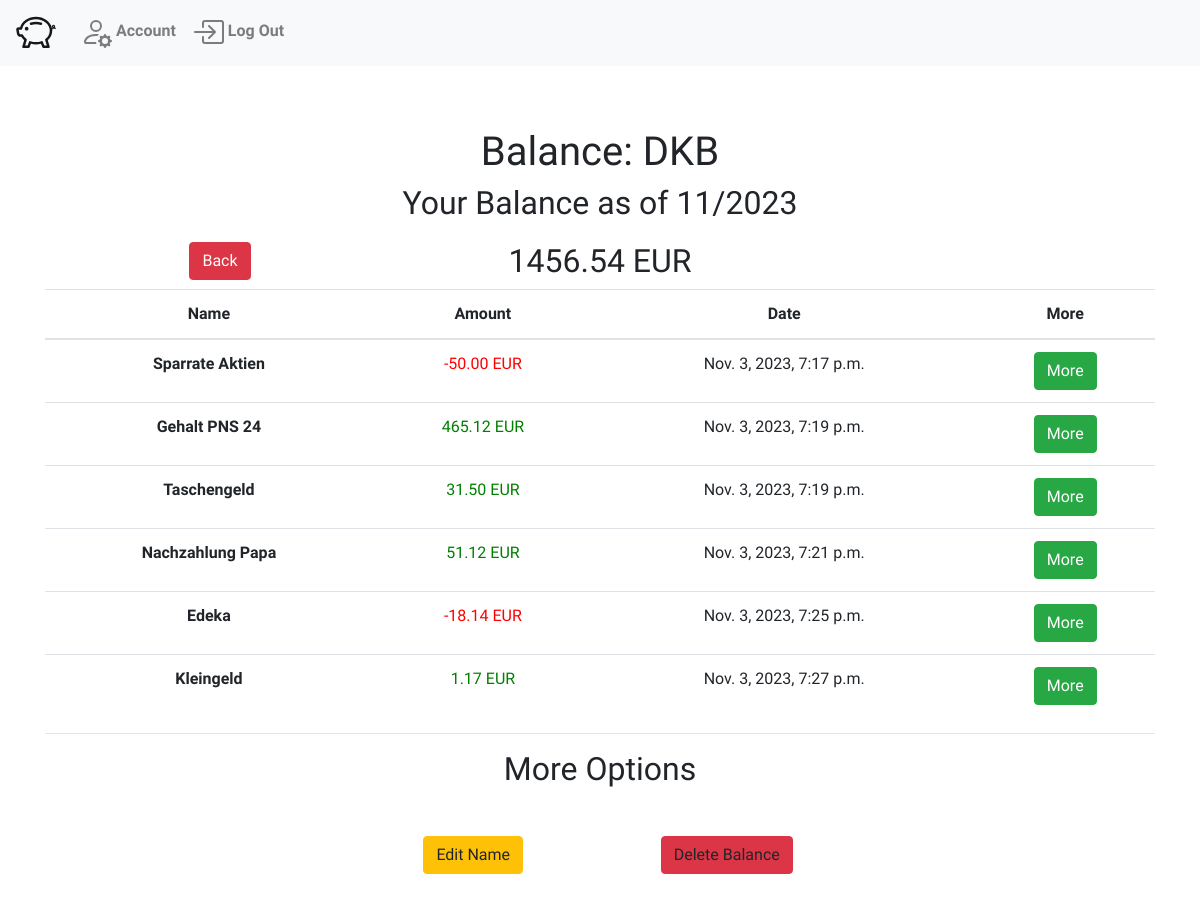
Screenshot of /balances/48/ (signed in) with the database file from the repository.
### WalletWise/models.py (models this page shows, shortened)
class Funds(models.Model):
    budget = models.ForeignKey("MonthBudget",related_name="funds", on_delete=models.CASCADE)
    title = models.CharField(max_length=64)
    amount = models.DecimalField(decimal_places=2, max_digits=20)
    defaultOwner = models.ForeignKey("User", related_name="defaultFunds", on_delete=models.DO_NOTHING, default=None, null=True)

class MonthBudget(models.Model):
    dashboard = models.ForeignKey("Dashboard", on_delete=models.CASCADE, related_name="months")
    date = models.DateField(auto_now_add=True)
    @property
    def month(self):
        return self.date.month
    @property
    def year(self):
        return self.date.year

class FundsChange(models.Model):
    budget = models.ForeignKey("MonthBudget",related_name="fundsChanges", on_delete=models.CASCADE)
    title = models.CharField(max_length=64)
    description = models.CharField(max_length=200, default="No Description")
    amount = models.DecimalField(decimal_places=2, max_digits=20)
    destination = models.ForeignKey("Funds", related_name="associatedFundsChanges", on_delete=models.CASCADE)
    reoccuring = models.BooleanField(default=False)
    dateTime = models.DateTimeField(auto_now_add=True)
    is_expense = models.BooleanField(default=False, blank=False)

### WalletWise/views.py (the view)
# urls.py: path("balances/<int:id>/", views.balance, name="balance"),
@login_required
def balance(request, id):
    balance = Funds.objects.get(id=id)
    currentBudget= balance.budget
    return render(request, "WalletWise/balance.html", {
        'balance': balance,
        'budget': currentBudget
    })

### WalletWise/templates/WalletWise/balance.html (shortened to what this page needs)
{% extends "WalletWise/layout.html" %}
{% load static %}
{% block body %}
    <div class="container text-center">
        <h1>Balance: {{balance.title}}</h1>
        <h2>Your Balance as of {{budget.month}}/{{budget.year}}</h2>
        <div style="margin-top: 20px;" class="row">
            <div class="col-md-4">
                <a class="btn btn-danger" href="{% url 'changeMonthBalance' date=budget.date %}" role="button">Back</a>
            </div>
            <div class="col-md-4">
                <h2>{{balance.amount}} EUR</h2>
            </div>
        </div>
        {% if balance.associatedFundsChanges.all|length > 0 %}
            <table class="table">
                <thead>
                    <tr>
                        <th scope="col">Name</th>
                        <th scope="col">Amount</th>
                        <th scope="col">Date</th>
                        <th scope="col">More</th>
                    </tr>
                </thead>
                <tbody>
                    {% for fundsChange in balance.associatedFundsChanges.all %}
                    <tr>
                        <th scope="row">{{fundsChange.title}}</th>
                        {% if fundsChange.is_expense %}
                            <td style="color: red;">{{fundsChange.amount}} EUR</td>
                        {% else %}
                            <td style="color: green;">{{fundsChange.amount}} EUR</td>
                        {% endif %}
                        <td>{{fundsChange.dateTime}}</td>
                        <td><a class="btn btn-success" href="{% url 'fundsChange' id=fundsChange.id  %}" role="button">More</a></td>
                    </tr>
                    {% endfor %}
                </tbody>
            </table>
        {% else %}
            <h1 class="my-5">No Incomes or Expenses made yet.</h1>
        {% endif %}
        <hr>
        <h2>More Options</h2>
        <div class="row m-5">
            <div class="col-md-3"></div>
            <div class="col-md-3"><a class="btn btn-warning" href="{% url 'editBalance' id=balance.id %}" role="button">Edit Name</a></div>
            <div class="col-md-3"><a class="btn btn-danger" id="delete-button" role="button">Delete Balance</a></div>
        </div>
    </div>
{% endblock %}

### WalletWise/static/WalletWise/styles.css (style rules this page uses)
body { padding-top: 8rem; font-family: 'Inconsolata', monospace; }

### rows the page displays
Funds: title "DKB", amount "1456.54"
MonthBudget: month "11", year "2023"
FundsChange: title "Sparrate Aktien", amount "-50.00", dateTime "Nov. 3, 2023, 7:17 p.m."
FundsChange: title "Gehalt PNS 24", amount "465.12", dateTime "Nov. 3, 2023, 7:19 p.m."
FundsChange: title "Taschengeld", amount "31.50", dateTime "Nov. 3, 2023, 7:19 p.m."
FundsChange: title "Nachzahlung Papa", amount "51.12", dateTime "Nov. 3, 2023, 7:21 p.m."
FundsChange: title "Edeka", amount "-18.14", dateTime "Nov. 3, 2023, 7:25 p.m."
FundsChange: title "Kleingeld", amount "1.17", dateTime "Nov. 3, 2023, 7:27 p.m."
